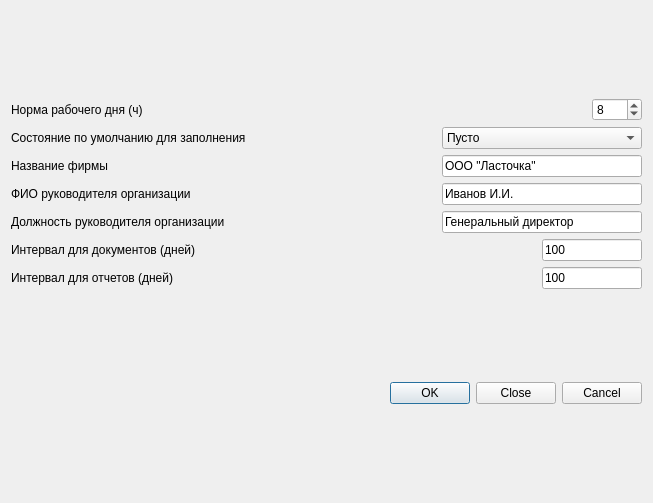
<?xml version="1.0" encoding="UTF-8"?>
<ui version="4.0">
 <class>SettingsWindow</class>
 <widget class="QWidget" name="SettingsWindow">
  <property name="geometry">
   <rect>
    <x>0</x>
    <y>0</y>
    <width>653</width>
    <height>503</height>
   </rect>
  </property>
  <property name="windowTitle">
   <string>Form</string>
  </property>
  <layout class="QVBoxLayout" name="verticalLayout">
   <item>
    <layout class="QGridLayout" name="gridLayout">
     <item row="0" column="0">
      <layout class="QVBoxLayout" name="verticalLayout_2">
       <item>
        <layout class="QHBoxLayout" name="horizontalLayout_2">
         <item>
          <widget class="QLabel" name="label">
           <property name="text">
            <string>Норма рабочего дня (ч)</string>
           </property>
          </widget>
         </item>
         <item>
          <widget class="QSpinBox" name="spinBox">
           <property name="maximumSize">
            <size>
             <width>50</width>
             <height>16777215</height>
            </size>
           </property>
           <property name="value">
            <number>8</number>
           </property>
          </widget>
         </item>
        </layout>
       </item>
       <item>
        <layout class="QHBoxLayout" name="horizontalLayout_7">
         <item>
          <widget class="QLabel" name="label_2">
           <property name="text">
            <string>Состояние по умолчанию для заполнения</string>
           </property>
          </widget>
         </item>
         <item>
          <widget class="QComboBox" name="comboBox">
           <property name="maximumSize">
            <size>
             <width>200</width>
             <height>16777215</height>
            </size>
           </property>
           <item>
            <property name="text">
             <string>Пусто</string>
            </property>
           </item>
           <item>
            <property name="text">
             <string>Был</string>
            </property>
           </item>
           <item>
            <property name="text">
             <string>В отпуске</string>
            </property>
           </item>
           <item>
            <property name="text">
             <string>Болен</string>
            </property>
           </item>
           <item>
            <property name="text">
             <string>Командировка</string>
            </property>
           </item>
          </widget>
         </item>
        </layout>
       </item>
       <item>
        <layout class="QHBoxLayout" name="horizontalLayout_6">
         <item>
          <widget class="QLabel" name="label_3">
           <property name="text">
            <string>Название фирмы</string>
           </property>
          </widget>
         </item>
         <item>
          <widget class="QLineEdit" name="lineEdit">
           <property name="maximumSize">
            <size>
             <width>200</width>
             <height>16777215</height>
            </size>
           </property>
           <property name="text">
            <string>ООО &quot;Ласточка&quot;</string>
           </property>
          </widget>
         </item>
        </layout>
       </item>
       <item>
        <layout class="QHBoxLayout" name="horizontalLayout_5">
         <item>
          <widget class="QLabel" name="label_4">
           <property name="text">
            <string>ФИО руководителя организации</string>
           </property>
          </widget>
         </item>
         <item>
          <widget class="QLineEdit" name="lineEdit_2">
           <property name="maximumSize">
            <size>
             <width>200</width>
             <height>16777215</height>
            </size>
           </property>
           <property name="text">
            <string>Иванов И.И.</string>
           </property>
          </widget>
         </item>
        </layout>
       </item>
       <item>
        <layout class="QHBoxLayout" name="horizontalLayout_4">
         <item>
          <widget class="QLabel" name="label_5">
           <property name="text">
            <string>Должность руководителя организации</string>
           </property>
          </widget>
         </item>
         <item>
          <widget class="QLineEdit" name="lineEdit_3">
           <property name="maximumSize">
            <size>
             <width>200</width>
             <height>16777215</height>
            </size>
           </property>
           <property name="text">
            <string>Генеральный директор</string>
           </property>
          </widget>
         </item>
        </layout>
       </item>
       <item>
        <layout class="QHBoxLayout" name="horizontalLayout_3">
         <item>
          <widget class="QLabel" name="label_6">
           <property name="text">
            <string>Интервал для документов (дней)</string>
           </property>
          </widget>
         </item>
         <item>
          <widget class="QLineEdit" name="lineEdit_4">
           <property name="maximumSize">
            <size>
             <width>100</width>
             <height>16777215</height>
            </size>
           </property>
           <property name="text">
            <string>100</string>
           </property>
          </widget>
         </item>
        </layout>
       </item>
       <item>
        <layout class="QHBoxLayout" name="horizontalLayout">
         <item>
          <widget class="QLabel" name="label_7">
           <property name="text">
            <string>Интервал для отчетов (дней)</string>
           </property>
          </widget>
         </item>
         <item>
          <widget class="QLineEdit" name="lineEdit_5">
           <property name="maximumSize">
            <size>
             <width>100</width>
             <height>16777215</height>
            </size>
           </property>
           <property name="text">
            <string>100</string>
           </property>
          </widget>
         </item>
        </layout>
       </item>
      </layout>
     </item>
    </layout>
   </item>
   <item>
    <widget class="QDialogButtonBox" name="buttonBox">
     <property name="enabled">
      <bool>true</bool>
     </property>
     <property name="standardButtons">
      <set>QDialogButtonBox::StandardButton::Cancel|QDialogButtonBox::StandardButton::Close|QDialogButtonBox::StandardButton::Ok</set>
     </property>
    </widget>
   </item>
  </layout>
 </widget>
 <resources/>
 <connections/>
</ui>
